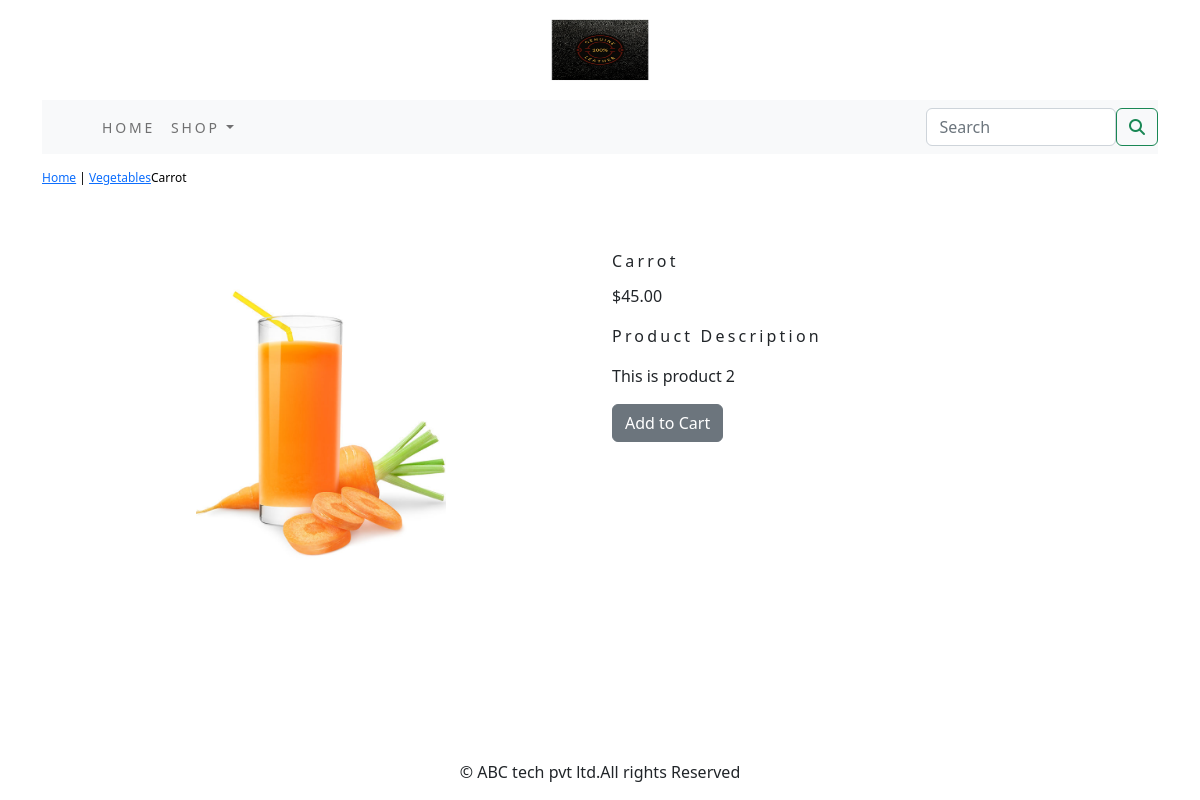
Screenshot of /shop/vegitables/product2/ with the database file from the repository.
### shop/models.py (models this page shows, shortened)
class Product(models.Model):
    objects = None
    name = models.CharField(max_length=250, unique=True)
    slug = models.SlugField(max_length=250, unique=True)
    description = models.TextField(blank=True)
    price = models.DecimalField(max_digits=10, decimal_places=2)
    category = models.ForeignKey(Category, on_delete=models.CASCADE)
    image = models.ImageField(upload_to='product', blank=True, null=True)
    stock = models.IntegerField()
    available = models.BooleanField(default=True)
    created = models.DateTimeField(auto_now_add=True)
    updated = models.DateTimeField(auto_now=True)
    class Meta:
        ordering = ('name',)
        verbose_name = 'product'
        verbose_name_plural = 'products'

class Category(models.Model):
    name = models.CharField(max_length=250, unique=True)
    slug = models.SlugField(max_length=250, unique=True)
    description = models.TextField(blank=True)
    image = models.ImageField(upload_to='category', blank=True, null=True)
    class Meta:
        ordering = ('name',)
        verbose_name = 'category'
        verbose_name_plural = 'categories'
    def get_url(self):
        return reverse('shop:products_by_category', args=[self.slug])
    def __str__(self):
        return '{}'.format(self.name)

### shop/views.py (the view)
# urls.py: path('<slug:c_slug>/<slug:product_slug>/',views.proDetail, name='prodCatdetail')
def proDetail(request,c_slug,product_slug):
    try:
        product=Product.objects.get(category__slug=c_slug,slug=product_slug)
    except Exception as e:
        raise e
    return render(request,'product.html',{'product':product})

### cart/contex_processors.py (called while the page is built)
def counter(request, cart_item=None):
    item_count = 0
    if 'admin' in request.path:
        return {}
    else:
        try:
            cart = Cart.objects.filter(cart_id=_cart_id(request))
            car_items = CartItem.objects.all().filter(cart=cart[:1])
            for cat_item in car_items:
                item_count += cat_item.quantity
        except Cart.DoesNotExist:
            item_count = 0
    return dict(item_count=item_count)

### cart/views.py (called while the page is built)
def _cart_id(request):
    cart=request.session.session_key
    if not cart:
        cart=request.session.create()
    return cart

### shop/contex_processors.py (called while the page is built)
def menu_links(request):
    links=Category.objects.all()
    return dict(links=links)

### template/product.html (shortened to what this page needs)
{% extends 'base.html' %}
{% load static %}
{% block content %}
<div class="row my_prod_row_class">
    <div class="mx_auto">
        <p> <a href="{% url 'shop:allProdCat' %}">Home</a> | <a href ="{{product.category.get_url}}">{{product.category}}</a>{{product.name}}</p>
    </div>
</div>
<div class="container">
<br>
<div class="row">
    <div class="col-12 col-sm-12 col-md-12 col-lg-6 text-center">
        <div style="min-width:18rem">
            <img src="{{product.image.url}}" alt="{{product.name}}" width="250px;" height="350px;">
        </div>
        </div>
        <div class="col-12 col-sm-12 col-md-12 col-lg-6">
            <div>
        <h1 class="my_prod_title">{{product.name}}</h1>
        <p>${{product.price}}</p>
        <p class="my_title">Product Description</p>
        <p class="text-justify my_prod_text">{{product.description}}</p>
        {% if product.stock <= 0 %}
        <p class="text-justify my_prod_text"><b>Out of Stock</b></p>
        {% else %}
        <a class="btn btn-secondary" href="{% url 'cart:add_cart' product.id %}">Add to Cart</a>
        {% endif %}
             </div>
        </div>
    </div>
</div>
{% endblock %}

### static/css/custom.css (style rules this page uses)
html { height:100%; }
body { display: flex; min-height: 100vh; flex-direction: column; justify-content: space_between; }
.my_title { font-size:16px; text_transform:uppercase; letter-spacing:.2em; }
.my_prod_row_class { padding-top:15px; padding-bottom:5px; }
.my_prod_row_class .mx_auto { color:#000; font-size:12px; text-decoration:none; margin-bottom:5px; }
.my_prod_title { font-size:16px; text_transform:uppercase; letter-spacing:.2em; padding-top:15px; padding-bottom:5px; }
.my_prod_text { padding-right:20px; }

### rows the page displays
Product: category "Vegetables", name "Carrot", image (picture), price "45.00", description "This is product 2"
